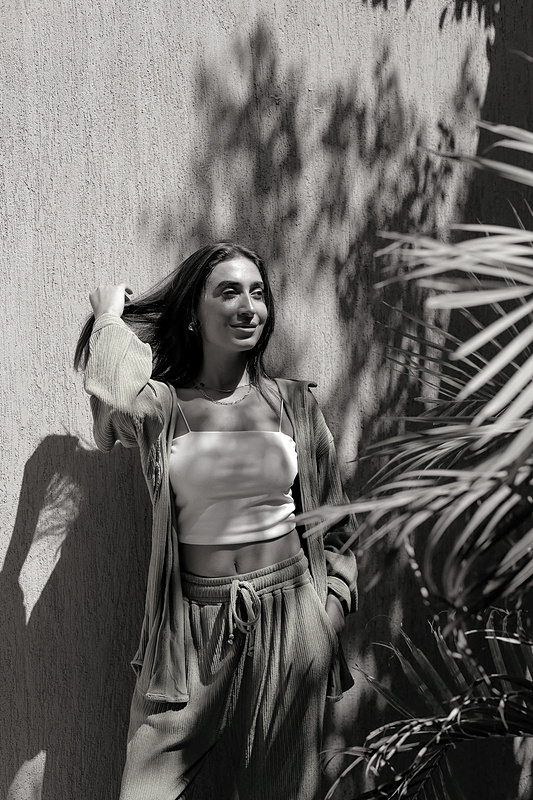
#> input picture assets/raw/p10_0_79.jpeg, 533 x 800 px; its folder holds only this picture in this run
$ python contact_sheet.py
#> lines starting #> are read from the running program, lines starting #| are printed output that depends on the picture
from PIL import Image
import os, glob

files = sorted(glob.glob("assets/raw/*"))
thumb = 200
cols = 6
rows = (len(files)+cols-1)//cols
sheet = Image.new("RGB",(cols*thumb, rows*(thumb+20)), "white")
#> sheet: PIL image 1200x220 RGB; every value is 255
from PIL import ImageDraw
draw = ImageDraw.Draw(sheet)
for i,f in enumerate(files):
    try:
        im = Image.open(f).convert("RGB")
#> im is the input picture: PIL image 533x800 RGB; mean R, G, B 106.4, 104.6, 101.9
    except Exception as e:
        print(f, e); continue
    im.thumbnail((thumb,thumb))
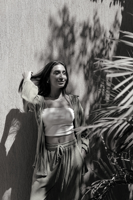
#> im: PIL image 133x200 RGB; mean R, G, B 106.5, 104.8, 102
    x = (i%cols)*thumb
    y = (i//cols)*(thumb+20)
    sheet.paste(im,(x,y))
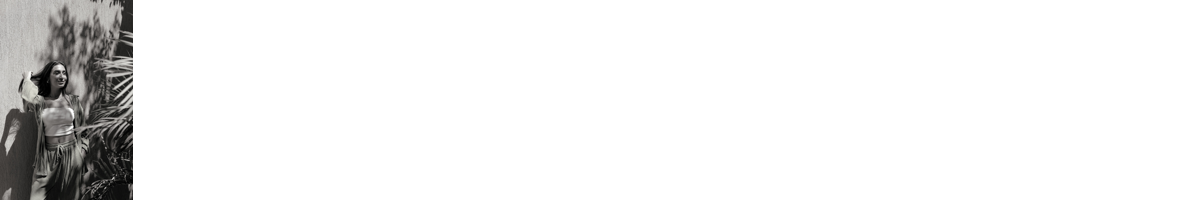
#> sheet: PIL image 1200x220 RGB; mean R, G, B 240, 239.9, 239.6
    draw.text((x, y+thumb+2), os.path.basename(f)[:20], fill="black")
sheet.save("contact_sheet.png")
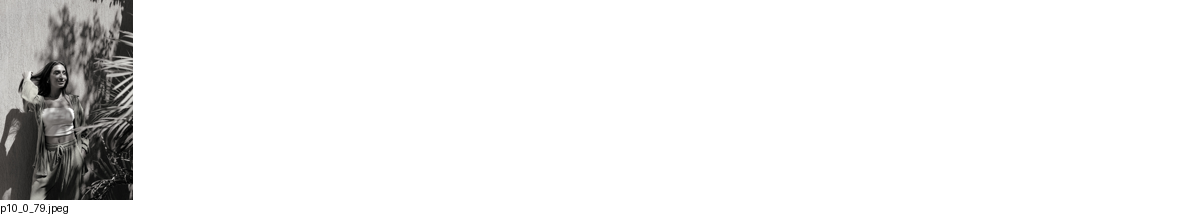
#> saved as contact_sheet.png: PIL image 1200x220 RGB; mean R, G, B 239.9, 239.7, 239.4
print("saved", len(files))

$ run again, on assets/raw/p1_1_264.jpeg
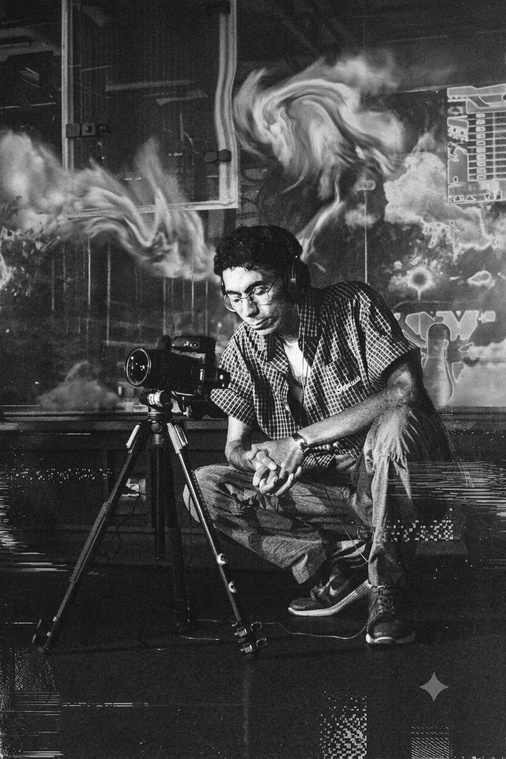
#> input picture assets/raw/p1_1_264.jpeg, 506 x 759 px
#> im is the input picture: PIL image 506x759 RGB; mean R, G, B 68.4, 68.4, 68.3
#> `im.thumbnail((thumb,thumb))`:
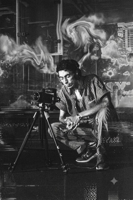
#> im: PIL image 133x200 RGB; mean R, G, B 68.4, 68.4, 68.3
#> `sheet.save("contact_sheet.png")`:
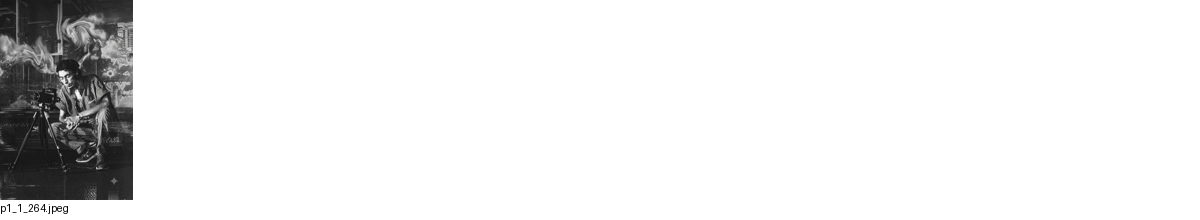
#> saved as contact_sheet.png: PIL image 1200x220 RGB; mean R, G, B 236.1, 236.1, 236.1

$ run again, on assets/raw/p11_0_314.png
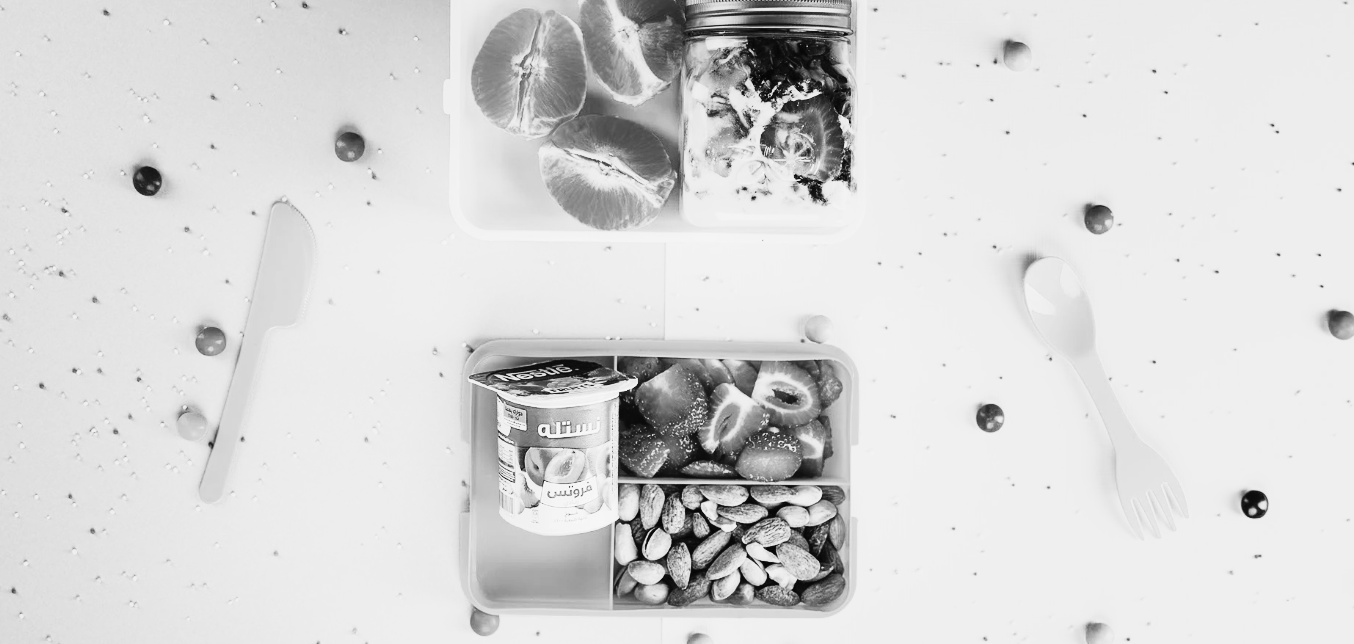
#> input picture assets/raw/p11_0_314.png, 1354 x 644 px
#> im is the input picture: PIL image 1354x644 RGB; mean R, G, B 216, 216, 216
#> `im.thumbnail((thumb,thumb))`:
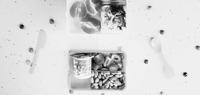
#> im: PIL image 200x95 RGB; mean R, G, B 215.9, 215.9, 215.9
#> `sheet.save("contact_sheet.png")`:
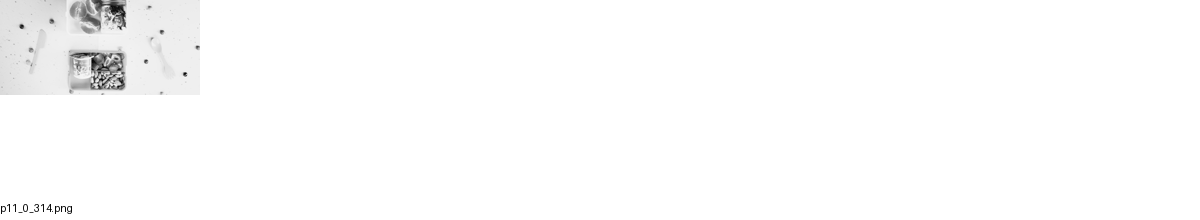
#> saved as contact_sheet.png: PIL image 1200x220 RGB; mean R, G, B 252, 252, 252
